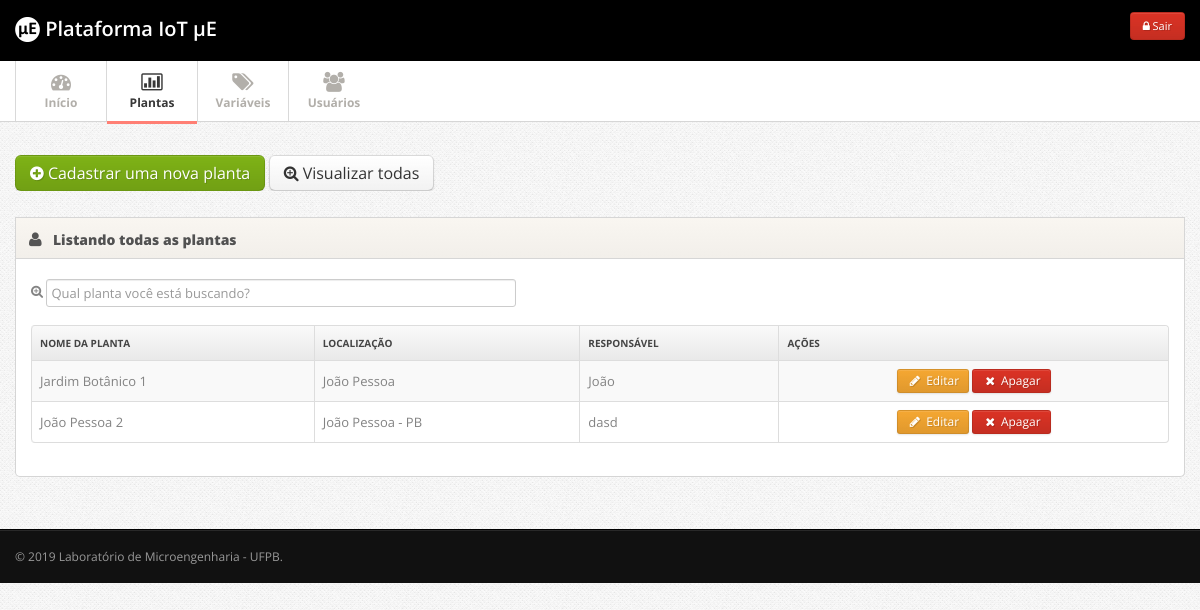
The page /admin/index.php?p=plantas_gerenciar (signed in) on the database its author committed.
### tables this page shows
CREATE TABLE IF NOT EXISTS `plantas` (
  `id` int(11) NOT NULL AUTO_INCREMENT,
  `nome` varchar(200) NOT NULL,
  `localizacao` varchar(200) NOT NULL,
  `inicio_operacao` varchar(50) NOT NULL,
  `responsavel` varchar(200) NOT NULL,
  `imagem` varchar(200) NOT NULL,
  `codigo_google_maps` text NOT NULL,
  PRIMARY KEY (`id`)
);

### admin/plantas_gerenciar.php (the view, shortened to what this page needs)
<?php
if(isset($_GET['acao'])){
	$acao = $_GET['acao'];
} else{
	$acao = 'gerenciar';
}
if($acao == 'gerenciar'){
?>
	      <div class="row">
	      	<div class="span12">
            <div class="widget">
              <a href="javascript:void();" onclick="location.href='index.php?p=plantas_cadastrar';" class="btn btn-large btn-success btn-support-ask"><i class="icon-plus-sign"></i> Cadastrar uma nova planta</a>
              <a href="javascript:void();" onclick="location.href='index.php?p=plantas';" class="btn btn-large btn-support-ask"><i class="icon-zoom-in"></i> Visualizar todas</a>
            </div>
	      		<div class="widget">
					<div class="widget-header">
						<i class="icon-user"></i>
					<h3>Listando todas as plantas</h3>
					</div>
					<div class="widget-content">
            <div id="tabela_busca" class="form-horizontal">
            <fieldset>
            <div class="control-group">
              <i class="icon-zoom-in"></i> <input class="span5 m-wrap" id="appendedInputButton" type="text" placeholder="Qual planta você está buscando?">
            </div>
            </fieldset>
            </div>
            <table class="table table-striped table-bordered" id="tabela">
              <thead>
                <tr>
                  <th> Nome da planta </th>
                  <th> Localização</th>
                  <th> Responsável</th>
                  <th class="td-actions"> Ações </th>
                </tr>
              </thead>
              <tbody>
              <?php
              $result_usuarios = "SELECT * FROM plantas ORDER BY nome ASC";
          		$resultado_usuarios = mysqli_query($conn, $result_usuarios);
              while($resultado = mysqli_fetch_array($resultado_usuarios)){
          		if(isset($resultado)){
                $id = $resultado['id'];
                $nome = $resultado['nome'];
                $localizacao = $resultado['localizacao'];
                $responsavel = $resultado['responsavel'];
              }
              ?>
              <tr>
                <td><?php echo $nome; ?></td>
                <td><?php echo $localizacao; ?></td>
                <td><?php echo $responsavel; ?></td>
                <td class="td-actions">
                <center>
									<a href="index.php?p=plantas_gerenciar&acao=editar&id=<?php echo $id; ?>" class="btn btn-warning btn-small"><i class="btn-icon-only icon-pencil"> </i> Editar</a>
                  <a href="index.php?p=plantas_gerenciar&acao=apagar&id=<?php echo $id; ?>" class="btn btn-danger btn-small"><i class="btn-icon-only icon-remove"> </i> Apagar</a>
                </center>
                </td>
              </tr>
							<?php
              }
              ?>
              </tbody>
            </table>
					</div>
				</div>
		    </div>
	      </div>
<?php
} elseif ($acao == 'apagar') {
	if(isset($_GET['id'])){
		apagarPlanta($_GET['id']);
	}
}
?>

### admin/css/style.css (style rules this page uses)
body { background: #f9f6f1; font: 13px/1.7em 'Open Sans'; }
input, button, select, textarea { font-family: 'Open Sans'; }
.btn-icon-only { padding-right: 3px; padding-left: 3px; }
.table td { vertical-align: middle; }
.table-bordered th { background: #E9E9E9; background:-moz-linear-gradient(top, #FAFAFA 0%, #E9E9E9 100%); background:-webkit-gradient(linear, left top, left bottom, color-stop(0%,#FAFAFA), color-stop(100%,#E9E9E9)); background:-webkit-linear-gradient(top, #FAFAFA 0%,#E9E9E9 100%); background:-o-linear-gradient(top, #FAFAFA 0%,#E9E9E9 100%); background:-ms-linear-gradient(top, #FAFAFA 0%,#E9E9E9 100%); background:linear-gradient(top, #FAFAFA 0%,#E9E9E9 100%); filter: progid:DXImageTransform.Microsoft.gradient(startColorstr='#FAFAFA', endColorstr='#E9E9E9'); -ms-filter: "progid:DXImageTransform.Microsoft.gradient(startColorstr='#FAFAFA', endColorstr='#E9E9E9')"; font-size: 10px; color: #444; text-transform: uppercase; }
.widget { position: relative; clear: both; width: auto; margin-bottom: 2em; overflow: hidden; }
.widget-header { position: relative; height: 40px; line-height: 40px; background: #f9f6f1; background:-moz-linear-gradient(top, #f9f6f1 0%, #f2efea 100%); background:-webkit-gradient(linear, left top, left bottom, color-stop(0%,#f9f6f1), color-stop(100%,#f2efea)); background:-webkit-linear-gradient(top, #f9f6f1 0%,#f2efea 100%); background:-o-linear-gradient(top, #f9f6f1 0%,#f2efea 100%); background:-ms-linear-gradient(top, #f9f6f1 0%,#f2efea 100%); background:linear-gradient(top, #f9f6f1 0%,#f2efea 100%); filter: progid:DXImageTransform.Microsoft.gradient(startColorstr='#f9f6f1', endColorstr='#f2efea'); -ms-filter: "progid:DXImageTransform.Microsoft.gradient(startColorstr='#f9f6f1', endColorstr='#f2efea')"; border: 1px solid #d6d6d6; -webkit-background-clip: padding-box; }
.widget-header h3 { position: relative; top: 2px; left: 10px; display: inline-block; margin-right: 3em; font-size: 14px; font-weight: 800; color: #525252; line-height: 18px; text-shadow: 1px 1px 2px rgba(255,255,255,.5); }
.widget-header [class^="icon-"], .widget-header [class*=" icon-"] { display: inline-block; margin-left: 13px; margin-right: -2px; font-size: 16px; color: #555; vertical-align: middle; }
.widget-content { padding: 20px 15px 15px; background: #FFF; border: 1px solid #D5D5D5; -moz-border-radius: 5px; -webkit-border-radius: 5px; border-radius: 5px; }
.widget-header+.widget-content { border-top: none; -webkit-border-top-left-radius: 0; -webkit-border-top-right-radius: 0; -moz-border-radius-topleft: 0; -moz-border-radius-topright: 0; border-top-left-radius: 0; border-top-right-radius: 0; }
.widget-content:before, .widget-content:after { content:""; display:table; }
.widget-content:after { clear:both; }
.widget-content { zoom:1; }

### admin/css/pages/signin.css (style rules this page uses)
body { background: url(../../img/body-bg.png); color:#838383; font: 13px/1.7em 'Open Sans'; }

### rows shown on the page
plantas: nome "Jardim Botânico 1", localizacao "João Pessoa", responsavel "João"
plantas: nome "João Pessoa 2", localizacao "João Pessoa - PB", responsavel "dasd"
